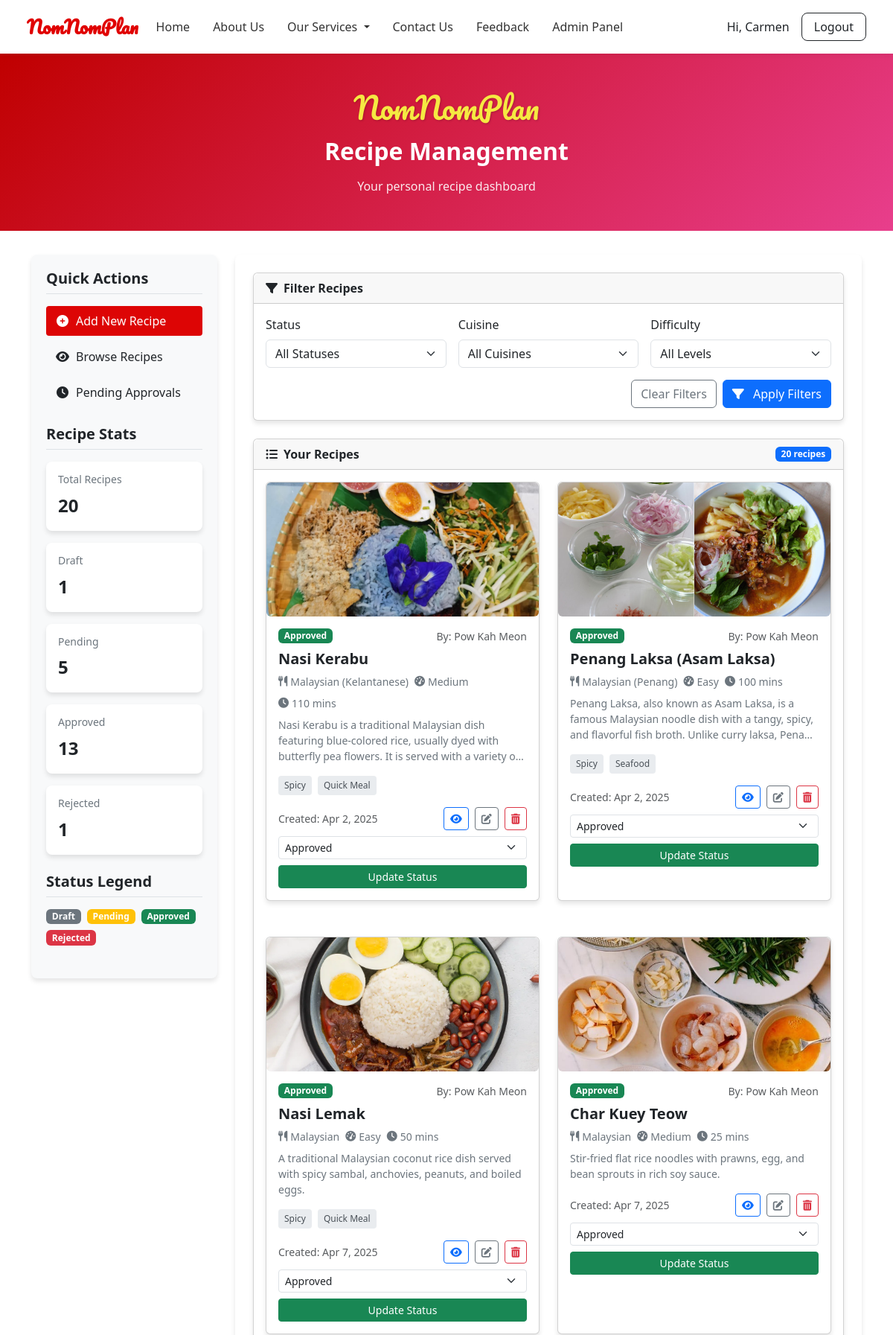
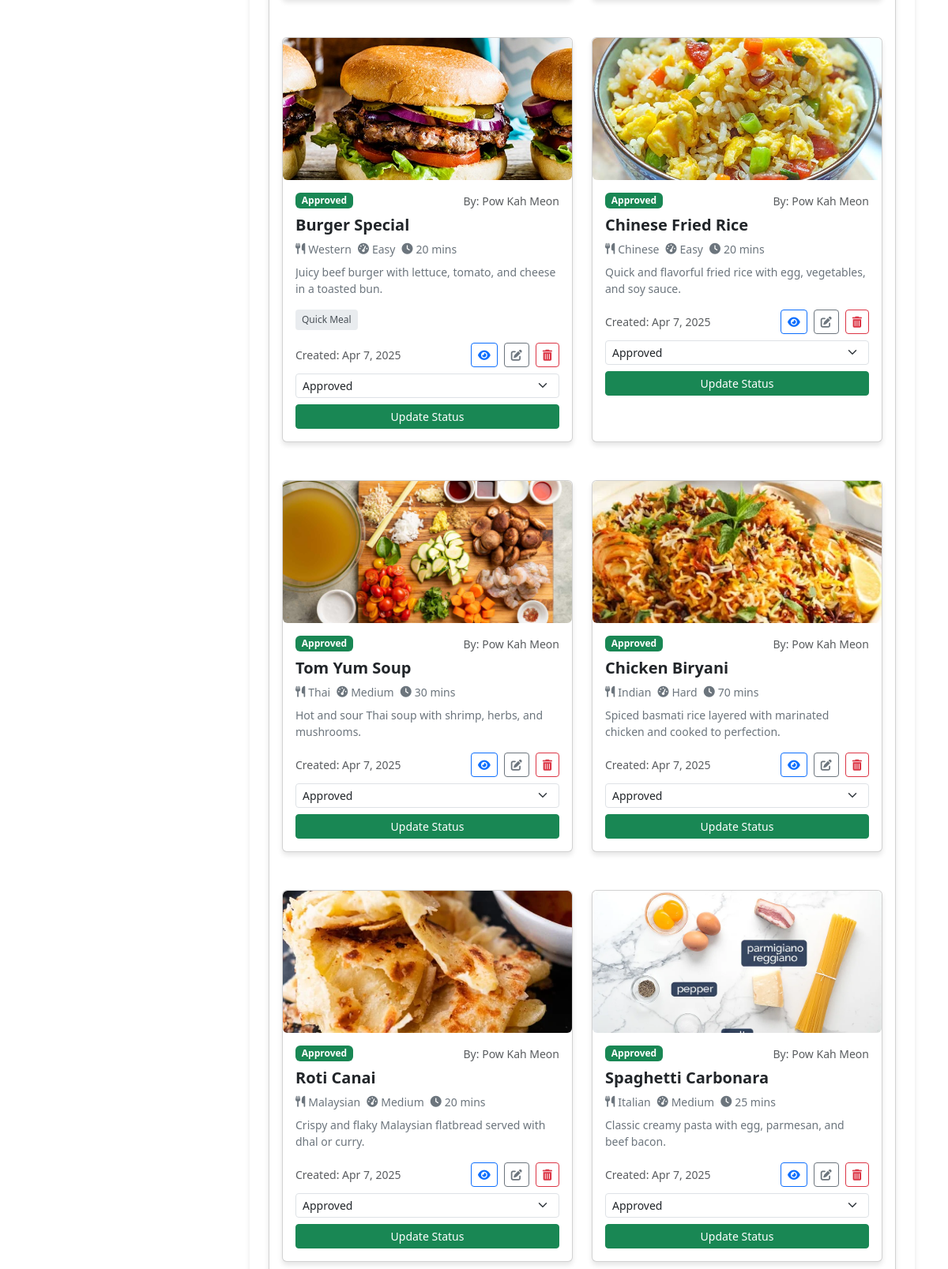
The app's page /recipe-modules/recipe-management.php (signed in, upper part) with its own data (2 pictures, top to bottom).
### tables this page shows
CREATE TABLE `recipes` (
  `id` int(11) NOT NULL,
  `title` varchar(255) NOT NULL,
  `description` text DEFAULT NULL,
  `ingredients` longtext DEFAULT NULL,
  `steps` longtext DEFAULT NULL,
  `cuisine` varchar(100) DEFAULT NULL,
  `prep_time` int(11) DEFAULT NULL,
  `cook_time` int(11) DEFAULT NULL,
  `total_time` int(11) DEFAULT NULL,
  `difficulty` enum('easy','medium','hard') DEFAULT NULL,
  `nutrition` longtext DEFAULT NULL,
  `status` enum('draft','pending','approved','rejected') DEFAULT 'pending',
  `is_public` tinyint(1) DEFAULT 1,
  `view_count` int(11) DEFAULT 0,
  `created_by` int(11) DEFAULT NULL,
  `created_at` timestamp NOT NULL DEFAULT current_timestamp(),
  `updated_at` timestamp NOT NULL DEFAULT current_timestamp() ON UPDATE current_timestamp(),
  `admin_note` text DEFAULT NULL,
  `image_url` varchar(255) DEFAULT NULL,
  `cooking_time` int(11) DEFAULT NULL,
  `difficulty_level` enum('easy','medium','hard') DEFAULT NULL
);

CREATE TABLE `recipe_images` (
  `id` int(11) NOT NULL,
  `recipe_id` int(11) DEFAULT NULL,
  `image_url` text DEFAULT NULL
);

### recipe-modules/recipe-management.php (the view, shortened to what this page needs)
<?php
$loggedIn = isset($_SESSION['user_id']);
?>
<!DOCTYPE html>
<html lang="en">
<head>
  <link href="https://cdn.jsdelivr.net/npm/bootstrap@5.3.2/dist/css/bootstrap.min.css" rel="stylesheet">
  <link rel="stylesheet" href="https://cdnjs.cloudflare.com/ajax/libs/font-awesome/6.4.0/css/all.min.css">
</head>
<body>
<?php include '../navbar.php'; ?>
<div class="hero-section text-center">
  <div class="container">
    <h1 class="logo">NomNomPlan</h1>
    <h2 class="hero-title mt-3">Recipe Management</h2>
    <p class="hero-subtitle">Your personal recipe dashboard</p>
  </div>
</div>
<?php if (!$loggedIn): ?>
  <script>
    alert("⚠️ You must log in to access the recipe management page.");
    window.location.href = "../login.php";
  </script>
<?php else: ?>
<?php
require_once '../includes/db.php';
$user_id = $_SESSION['user_id'];
$role = $_SESSION['user_role'] ?? 'user';
if ($role === 'admin') {
    $query = "SELECT recipes.*, IFNULL(users.name, 'Unknown') AS username FROM recipes LEFT JOIN users ON recipes.created_by = users.id";
} else {
    $query = "SELECT recipes.*, users.name AS username FROM recipes LEFT JOIN users ON recipes.created_by = users.id WHERE recipes.created_by = ?";
    $whereClauses = [];
    $params = [$user_id];
    $types = 'i';
}
$stmt = $conn->prepare($query);
$stmt->execute();
$result = $stmt->get_result();
$recipes = [];
while ($row = $result->fetch_assoc()) {
    $recipes[] = $row;
}
$stats = [];
if ($role === 'admin') {
    $statsQuery = "SELECT status, COUNT(*) as count FROM recipes GROUP BY status";
    $statsResult = $conn->query($statsQuery);
    while ($stat = $statsResult->fetch_assoc()) {
        $stats[$stat['status']] = $stat['count'];
    }
}
?>
<div class="container">
  <div class="management-container">
    <div class="sidebar">
      <div class="sidebar-section">
        <h5>Quick Actions</h5>
        <ul class="sidebar-list">
          <li><a href="add-recipe.php" class="active"><i class="fas fa-plus-circle"></i> Add New Recipe</a></li>
          <li><a href="list-recipes.php"><i class="fas fa-eye"></i> Browse Recipes</a></li>
          <?php if ($role === 'admin'): ?>
          <li><a href="?status=pending"><i class="fas fa-clock"></i> Pending Approvals</a></li>
          <?php endif; ?>
        </ul>
      </div>
      <div class="sidebar-section">
        <h5>Recipe Stats</h5>
        <div class="stats-card">
          <h6>Total Recipes</h6>
          <div class="count"><?= count($recipes) ?></div>
        </div>
        <?php foreach ($stats as $status => $count): ?>
          <div class="stats-card">
            <h6><?= ucfirst($status) ?></h6>
            <div class="count"><?= $count ?></div>
          </div>
        <?php endforeach; ?>
      </div>
      <div class="sidebar-section">
        <h5>Status Legend</h5>
        <div class="d-flex flex-wrap gap-2">
          <span class="badge status-badge badge-draft">Draft</span>
          <span class="badge status-badge badge-pending">Pending</span>
          <span class="badge status-badge badge-approved">Approved</span>
          <span class="badge status-badge badge-rejected">Rejected</span>
        </div>
      </div>
    </div>
    <div class="main-content">
      <div class="card filter-card">
        <div class="card-header">
          <i class="fas fa-filter me-2"></i>Filter Recipes
        </div>
        <div class="card-body">
          <form method="GET">
            <div class="row g-3">
              <div class="col-md-4">
                <label for="status" class="form-label">Status</label>
                <select name="status" class="form-select">
                  <option value="">All Statuses</option>
                </select>
              </div>
              <div class="col-md-4">
                <label for="cuisine" class="form-label">Cuisine</label>
                <select name="cuisine" class="form-select">
                  <option value="">All Cuisines</option>
                </select>
              </div>
              <div class="col-md-4">
                <label for="difficulty" class="form-label">Difficulty</label>
                <select name="difficulty" class="form-select">
                  <option value="">All Levels</option>
                </select>
              </div>
              <div class="col-12">
                <div class="d-flex justify-content-end gap-2">
                  <a href="?" class="btn btn-outline-secondary">Clear Filters</a>
                  <button type="submit" class="btn btn-primary">
                    <i class="fas fa-filter me-2"></i> Apply Filters
                  </button>
                </div>
              </div>
            </div>
          </form>
        </div>
      </div>
      <div class="card">
        <div class="card-header d-flex justify-content-between align-items-center">
          <span><i class="fas fa-list-ul me-2"></i>Your Recipes</span>
          <span class="badge bg-primary"><?= count($recipes) ?> recipes</span>
        </div>
        <div class="card-body">
          <?php if (empty($recipes)): ?>
            <div class="empty-state">
              <i class="fas fa-utensils"></i>
              <h5>No recipes found</h5>
              <p class="mb-4">Try adjusting your filters or add a new recipe</p>
              <a href="add-recipe.php" class="btn btn-primary">
                <i class="fas fa-plus-circle me-2"></i> Add Recipe
              </a>
            </div>
          <?php else: ?>
            <div class="recipe-grid">
              <?php foreach ($recipes as $i => $row): ?>
                <?php
                  $tagQuery = $conn->prepare("SELECT tags.name FROM tags JOIN recipe_tags ON tags.id = recipe_tags.tag_id WHERE recipe_tags.recipe_id = ?");
                  $tagQuery->bind_param("i", $row['id']);
                  $tagQuery->execute();
                  $tagResult = $tagQuery->get_result();
                  $tags = [];
                  while ($tagRow = $tagResult->fetch_assoc()) {
                      $tags[] = $tagRow['name'];
                  }
                  $thumbQuery = $conn->prepare("SELECT image_url FROM recipe_images WHERE recipe_id = ? LIMIT 1");
                  $thumbQuery->bind_param("i", $row['id']);
                  $thumbQuery->execute();
                  $thumbResult = $thumbQuery->get_result();
                  $thumbData = $thumbResult->fetch_assoc();
                  $thumb = ($thumbResult->num_rows > 0) ? '/meal-planner-app/' . ltrim($thumbData['image_url'], '/') : 'https://via.placeholder.com/400x300';
                  $statusBadgeClass = 'badge-' . $row['status'];
                ?>
                <div class="card recipe-card">
                  <img src="<?= $thumb ?>" class="recipe-img" alt="<?= htmlspecialchars($row['title']) ?>">
                  <div class="card-body">
                    <div class="d-flex justify-content-between align-items-start mb-2">
                      <span class="badge <?= $statusBadgeClass ?>"><?= ucfirst($row['status']) ?></span>
                      <?php if ($role === 'admin'): ?>
                        <small class="text-muted">By: <?= htmlspecialchars($row['username']) ?></small>
                      <?php endif; ?>
                    </div>
                    <h5 class="recipe-title"><?= htmlspecialchars($row['title']) ?></h5>
                    <div class="recipe-meta">
                      <span class="recipe-meta-item">
                        <i class="fas fa-utensils"></i> <?= htmlspecialchars($row['cuisine']) ?>
                      </span>
                      <span class="recipe-meta-item">
                        <i class="fas fa-tachometer-alt"></i> <?= ucfirst(htmlspecialchars($row['difficulty'])) ?>
                      </span>
                      <span class="recipe-meta-item">
                        <i class="fas fa-clock"></i> <?= $row['prep_time'] + $row['cook_time'] ?> mins
                      </span>
                    </div>
                    <p class="recipe-description"><?= htmlspecialchars($row['description']) ?></p>
                    <?php if (!empty($tags)): ?>
                      <div class="recipe-tags">
                        <?php foreach ($tags as $tag): ?>
                          <span class="recipe-tag"><?= htmlspecialchars($tag) ?></span>
                        <?php endforeach; ?>
                      </div>
                    <?php endif; ?>
                    <div class="d-flex justify-content-between align-items-center">
                      <small class="text-muted">Created: <?= date('M j, Y', strtotime($row['created_at'])) ?></small>
                      <div class="recipe-actions">
                        <a href="view-recipe.php?id=<?= $row['id'] ?>" class="btn btn-sm btn-outline-primary" title="View">
                          <i class="fas fa-eye"></i>
                        </a>
                        <a href="edit-recipe.php?id=<?= $row['id'] ?>" class="btn btn-sm btn-outline-secondary" title="Edit">
                          <i class="fas fa-edit"></i>
                        </a>
                        <a href="delete-recipe.php?id=<?= $row['id'] ?>" class="btn btn-sm btn-outline-danger" title="Delete" onclick="return confirm('Delete this recipe?')">
                          <i class="fas fa-trash-alt"></i>
                        </a>
                      </div>
                    </div>
                    <?php if ($role === 'admin'): ?>
                      <form method="POST" action="update-status.php" class="mt-2">
                        <select name="status" class="form-select form-select-sm mb-2" onchange="toggleNoteField(this, <?= $row['id'] ?>)">
                          <?php foreach (["draft", "pending", "approved", "rejected"] as $statusOption): ?>
                            <option value="<?= $statusOption ?>" <?= ($row['status'] === $statusOption) ? 'selected' : '' ?>>
                              <?= ucfirst($statusOption) ?>
                            </option>
                          <?php endforeach; ?>
                        </select>
                        <button type="submit" class="btn btn-sm btn-success w-100">Update Status</button>
                      </form>
                    <?php endif; ?>
                  </div>
                </div>
              <?php endforeach; ?>
            </div>
          <?php endif; ?>
        </div>
      </div>
    </div>
  </div>
</div>
<?php endif; ?>
<?php include '../includes/footer.php'; ?>
</body>
</html>

### recipe-modules/recipe-management.php (style rules this page uses)
:root { --primary-color: #f8f9fa; --secondary-color: #f5e942; --accent-color: #dd0505; --dark-color: #212529; --light-color: #f8f9fa; --container-bg: #ffffff; --sidebar-bg: #f8f9fa; --border-color: #dee2e6; --card-shadow: 0 4px 6px rgba(0,0,0,0.1); }
body { font-family: 'Poppins', sans-serif; background-color: var(--primary-color); color: var(--dark-color); }
.logo { font-family: 'Pacifico', cursive; font-size: 2.5rem; color: var(--secondary-color); text-shadow: 1px 1px 3px rgba(0,0,0,0.2); }
.hero-section { background: linear-gradient(135deg, #c00000 0%, #e83e8c 100%); padding: 3rem 0; margin-bottom: 2rem; color: white; }
.hero-title { font-weight: 700; margin-bottom: 1rem; }
.hero-subtitle { font-weight: 300; opacity: 0.9; max-width: 700px; margin: 0 auto; }
.management-container { display: grid; grid-template-columns: 250px 1fr; gap: 1.5rem; margin-bottom: 2rem; }
.sidebar { background: var(--sidebar-bg); border-radius: 0.5rem; padding: 1.25rem; box-shadow: var(--card-shadow); height: fit-content; }
.main-content { background: var(--container-bg); border-radius: 0.5rem; padding: 1.5rem; box-shadow: var(--card-shadow); }
.card { border: none; border-radius: 0.5rem; box-shadow: var(--card-shadow); margin-bottom: 1.5rem; transition: transform 0.2s, box-shadow 0.2s; }
.card-header { background-color: var(--container-bg); border-bottom: 1px solid var(--border-color); font-weight: 600; padding: 1rem 1.25rem; border-radius: 0.5rem 0.5rem 0 0 !important; }
.card-body { padding: 1.25rem; }
.recipe-img { width: 100%; height: 180px; object-fit: cover; border-radius: 0.375rem; }
.status-badge { font-size: 0.75rem; padding: 0.35em 0.65em; font-weight: 500; }
.badge-draft { background-color: #6c757d; }
.badge-pending { background-color: #ffc107; color: #212529; }
.badge-approved { background-color: #198754; }
.badge-rejected { background-color: #dc3545; }
.recipe-meta { display: flex; gap: 0.5rem; flex-wrap: wrap; margin-bottom: 0.5rem; }
.recipe-meta-item { display: flex; align-items: center; font-size: 0.875rem; color: #6c757d; }
.recipe-meta-item i { margin-right: 0.25rem; }
.recipe-title { font-weight: 600; margin-bottom: 0.5rem; color: var(--dark-color); }
.recipe-description { font-size: 0.875rem; color: #6c757d; margin-bottom: 1rem; display: -webkit-box; -webkit-line-clamp: 3; -webkit-box-orient: vertical; overflow: hidden; }
.recipe-tags { display: flex; gap: 0.5rem; flex-wrap: wrap; margin-bottom: 1rem; }
.recipe-tag { background-color: #e9ecef; color: #495057; padding: 0.25rem 0.5rem; border-radius: 0.25rem; font-size: 0.75rem; }
.recipe-actions { display: flex; gap: 0.5rem; justify-content: flex-end; }
.recipe-grid { display: grid; grid-template-columns: repeat(auto-fill, minmax(300px, 1fr)); gap: 1.5rem; }
.sidebar-section { margin-bottom: 1.5rem; }
.sidebar-section h5 { font-weight: 600; margin-bottom: 1rem; padding-bottom: 0.5rem; border-bottom: 1px solid var(--border-color); }
.sidebar-list { list-style: none; padding: 0; margin: 0; }
.sidebar-list li { margin-bottom: 0.5rem; }
.sidebar-list a { display: flex; align-items: center; padding: 0.5rem 0.75rem; border-radius: 0.25rem; color: var(--dark-color); text-decoration: none; transition: all 0.2s; }
.sidebar-list a.active { background-color: var(--accent-color); color: white; }
.sidebar-list a i { margin-right: 0.5rem; width: 1.25rem; text-align: center; }
.stats-card { background: white; border-radius: 0.5rem; padding: 1rem; margin-bottom: 1rem; box-shadow: var(--card-shadow); }
.stats-card h6 { font-size: 0.875rem; color: #6c757d; margin-bottom: 0.5rem; }
.stats-card .count { font-size: 1.5rem; font-weight: 600; color: var(--dark-color); }

### navbar.php (style rules this page uses)
:root { --primary: #e00000; --secondary: rgb(238, 140, 140); }

### records on screen
recipes: recipe_images.image_url (picture), status "Approved", username "Pow Kah Meon", title "Nasi Kerabu", cuisine "Malaysian (Kelantanese)", difficulty "Medium", $row['prep_time'] + $row['cook_time'] "110", description "Nasi Kerabu is a traditional Malaysian dish featuring blue-colored rice, usually dyed with butterfly pea flowers. It is served with a variety…", tag "Spicy", tag "Quick Meal", created_at "Apr 2, 2025"
recipes: recipe_images.image_url (picture), status "Approved", username "Pow Kah Meon", title "Penang Laksa (Asam Laksa)", cuisine "Malaysian (Penang)", difficulty "Easy", $row['prep_time'] + $row['cook_time'] "100", description "Penang Laksa, also known as Asam Laksa, is a famous Malaysian noodle dish with a tangy, spicy, and flavorful fish broth. Unlike curry laksa,…", tag "Spicy", tag "Seafood", created_at "Apr 2, 2025"
recipes: recipe_images.image_url (picture), status "Approved", username "Pow Kah Meon", title "Nasi Lemak", cuisine "Malaysian", difficulty "Easy", $row['prep_time'] + $row['cook_time'] "50", description "A traditional Malaysian coconut rice dish served with spicy sambal, anchovies, peanuts, and boiled eggs.", tag "Spicy", tag "Quick Meal", created_at "Apr 7, 2025"
recipes: recipe_images.image_url (picture), status "Approved", username "Pow Kah Meon", title "Char Kuey Teow", cuisine "Malaysian", difficulty "Medium", $row['prep_time'] + $row['cook_time'] "25", description "Stir-fried flat rice noodles with prawns, egg, and bean sprouts in rich soy sauce.", created_at "Apr 7, 2025"
recipes: recipe_images.image_url (picture), status "Approved", username "Pow Kah Meon", title "Burger Special", cuisine "Western", difficulty "Easy", $row['prep_time'] + $row['cook_time'] "20", description "Juicy beef burger with lettuce, tomato, and cheese in a toasted bun.", tag "Quick Meal", created_at "Apr 7, 2025"
recipes: recipe_images.image_url (picture), status "Approved", username "Pow Kah Meon", title "Chinese Fried Rice", cuisine "Chinese", difficulty "Easy", $row['prep_time'] + $row['cook_time'] "20", description "Quick and flavorful fried rice with egg, vegetables, and soy sauce.", created_at "Apr 7, 2025"
recipes: recipe_images.image_url (picture), status "Approved", username "Pow Kah Meon", title "Tom Yum Soup", cuisine "Thai", difficulty "Medium", $row['prep_time'] + $row['cook_time'] "30", description "Hot and sour Thai soup with shrimp, herbs, and mushrooms.", created_at "Apr 7, 2025"
recipes: recipe_images.image_url (picture), status "Approved", username "Pow Kah Meon", title "Chicken Biryani", cuisine "Indian", difficulty "Hard", $row['prep_time'] + $row['cook_time'] "70", description "Spiced basmati rice layered with marinated chicken and cooked to perfection.", created_at "Apr 7, 2025"
recipes: recipes.is_public (picture), status "Approved", username "Pow Kah Meon", title "Roti Canai", cuisine "Malaysian", difficulty "Medium", $row['prep_time'] + $row['cook_time'] "20", description "Crispy and flaky Malaysian flatbread served with dhal or curry.", created_at "Apr 7, 2025"
recipes: recipe_images.image_url (picture), status "Approved", username "Pow Kah Meon", title "Spaghetti Carbonara", cuisine "Italian", difficulty "Medium", $row['prep_time'] + $row['cook_time'] "25", description "Classic creamy pasta with egg, parmesan, and beef bacon.", created_at "Apr 7, 2025"

### other values on screen
$_SESSION['user_name'] "Carmen"
count($recipes) "20"
$status "Draft"
$count "1"
$status "Pending"
$count "5"
$status "Approved"
$count "13"
$status "Rejected"
